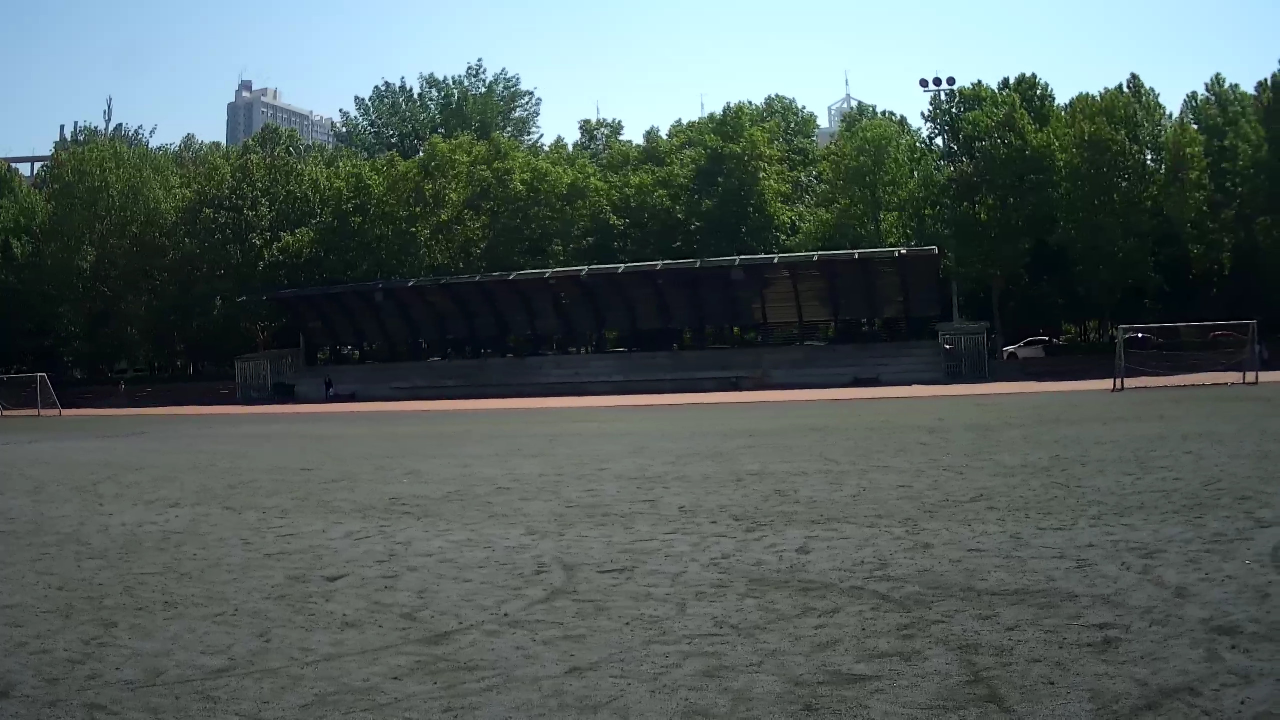
//> input picture parts/parts/playground/1.jpg, 2560 x 1440 px, given in place of 1.bmp, which was not available (shown at 1/2 size)
$ ./main   (built with g++ and OpenCV 4, older OpenCV classes emulated)
//> lines starting //> are read from the running program, lines starting //| are printed output that depends on the picture; pictures that were not available may be replaced by others from this repository, and a replacement may not be noted
#include <stdio.h>
#include <iostream>
#include<opencv2/opencv.hpp>
#include "opencv2/core/core.hpp"
#include "opencv2/features2d/features2d.hpp"
#include "opencv2/highgui/highgui.hpp"
#include "opencv2/nonfree/features2d.hpp"
#include <vector>
#include "fast_grid.h"
#include "grid_matcher.h"
//#include "fundamental_matcher.h"
#include "gms_matcher.h"
#include "func.h"
#include "homo_matcher.h"
#include <future>
#include "opencv2/stitching/detail/blenders.hpp"
#include "opencv2/stitching/detail/exposure_compensate.hpp"
#include <string>
#define DEBUG_WRITEblend
//#define DEBUG_WRITE
//#define DEBUG_EVALUTION

using namespace cv;
using namespace std;
const float HARRIS_K = 0.04f;

typedef struct
{
	Point2f left_top;
	Point2f left_bottom;
	Point2f right_top;
	Point2f right_bottom;
}four_corners_t;

four_corners_t fourcorners;
string path = "playground2\\";
string data_path = path + "data.txt";


// [113 lines left out: functions CalcCorners, OptimizeSeam, is_prime, is_prime1, not called in this run]

//单应矩阵
void main(int argc, char **argv)
{

	Mat img1, img2;

	//img1 = imread("waterCubic_inside2//2.JPG", CV_LOAD_IMAGE_GRAYSCALE);
	//img2 = imread("waterCubic_inside2//1.JPG", CV_LOAD_IMAGE_GRAYSCALE);
	img1 = imread(path+"1.bmp", CV_LOAD_IMAGE_GRAYSCALE);
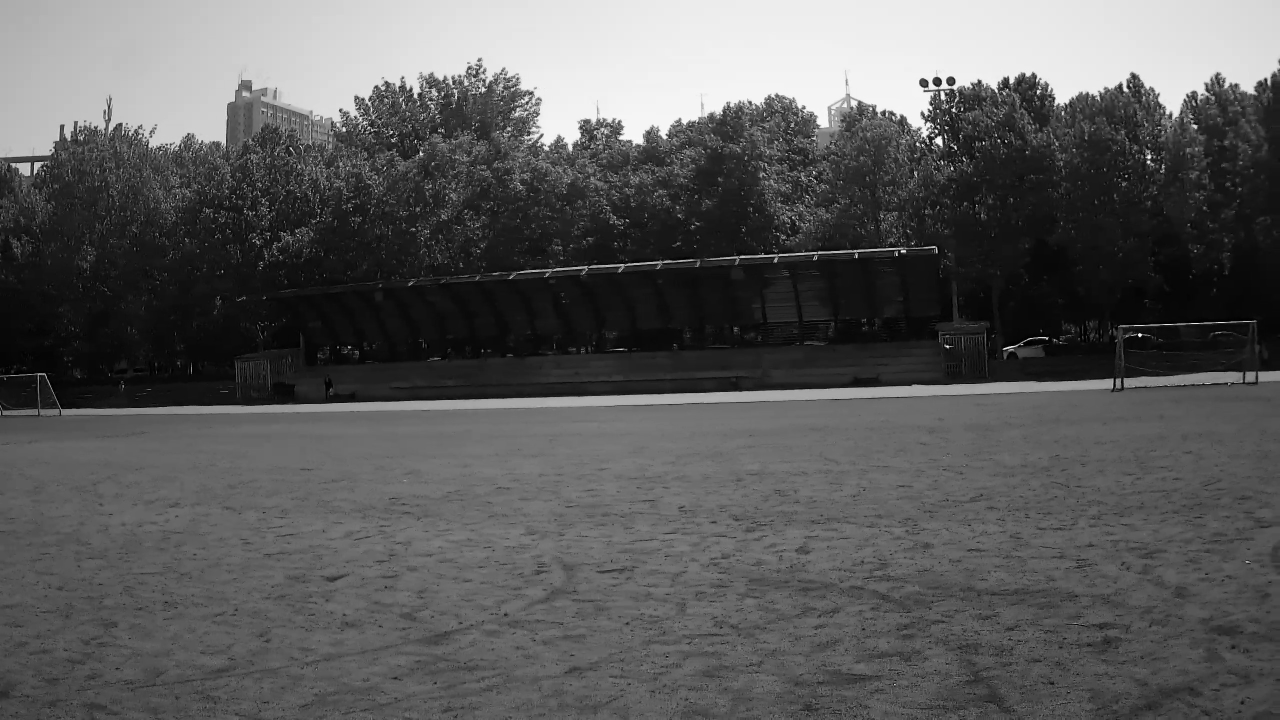
//> img1: 1440 rows x 2560 cols, CV_8UC1 (shown at 1/2 size); min 0, max 255, mean 90
	img2 = imread(path+"2.bmp", CV_LOAD_IMAGE_GRAYSCALE);
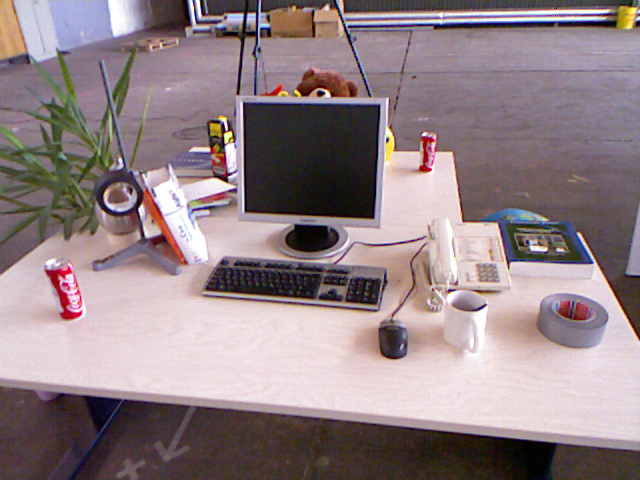
//> input picture parts/parts/15/01.png, 640 x 480 px, given in place of 2.bmp, which was not available
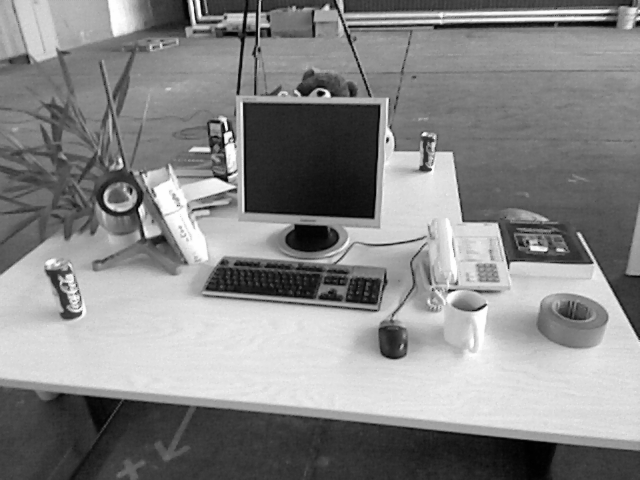
//> img2: 480 rows x 640 cols, CV_8UC1; min 1, max 254, mean 134.7
	// [19 lines of commented-out code are left out]

//> (the run ends here: the program needs code that is not available in this run, at `imresize(img1, 480);`)
